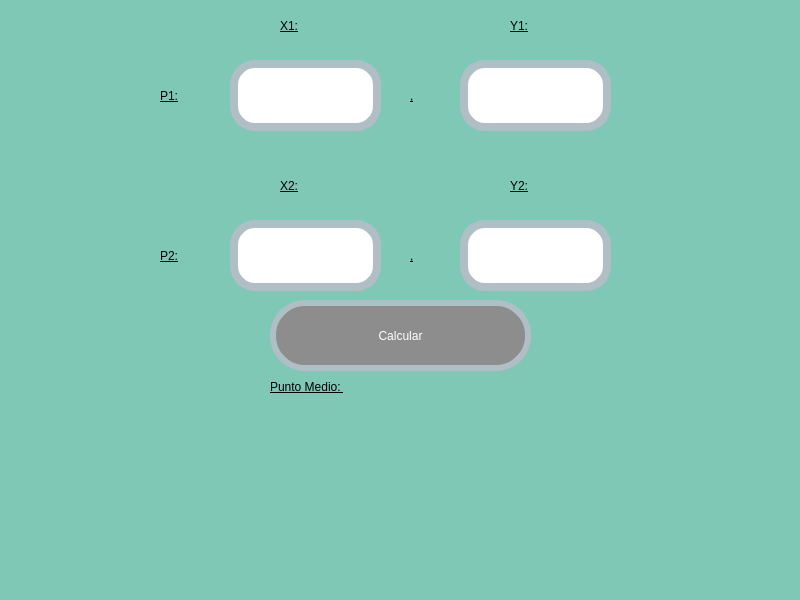
<?xml version="1.0" encoding="UTF-8"?>
<ui version="4.0">
 <class>MainWindow</class>
 <widget class="QMainWindow" name="MainWindow">
  <property name="geometry">
   <rect>
    <x>0</x>
    <y>0</y>
    <width>800</width>
    <height>600</height>
   </rect>
  </property>
  <property name="windowTitle">
   <string>MainWindow</string>
  </property>
  <property name="styleSheet">
   <string notr="true">background-color:rgb(127, 200, 182)</string>
  </property>
  <widget class="QWidget" name="centralwidget">
   <widget class="QLineEdit" name="txt_X1">
    <property name="geometry">
     <rect>
      <x>230</x>
      <y>60</y>
      <width>151</width>
      <height>71</height>
     </rect>
    </property>
    <property name="contextMenuPolicy">
     <enum>Qt::PreventContextMenu</enum>
    </property>
    <property name="whatsThis">
     <string/>
    </property>
    <property name="styleSheet">
     <string notr="true">background-color:rgb(255, 255, 255);
color:rgb(0, 0, 0);
border-radius:25px;
border:8px solid #B0BEC5;
font: 75 16pt &quot;MS Shell Dlg 2&quot;;
</string>
    </property>
    <property name="text">
     <string/>
    </property>
    <property name="maxLength">
     <number>32774</number>
    </property>
    <property name="cursorPosition">
     <number>0</number>
    </property>
    <property name="dragEnabled">
     <bool>false</bool>
    </property>
    <property name="readOnly">
     <bool>false</bool>
    </property>
    <property name="clearButtonEnabled">
     <bool>false</bool>
    </property>
   </widget>
   <widget class="QLabel" name="label_3">
    <property name="geometry">
     <rect>
      <x>160</x>
      <y>70</y>
      <width>51</width>
      <height>51</height>
     </rect>
    </property>
    <property name="styleSheet">
     <string notr="true">
text-decoration: underline;
font: 20pt &quot;Forte&quot;;
color:rgb(0, 0, 0)
</string>
    </property>
    <property name="text">
     <string>P1:</string>
    </property>
   </widget>
   <widget class="QLabel" name="Lbl_pm">
    <property name="geometry">
     <rect>
      <x>270</x>
      <y>380</y>
      <width>291</width>
      <height>101</height>
     </rect>
    </property>
    <property name="styleSheet">
     <string notr="true">text-align: top; 
text-decoration: underline;
font: 20pt &quot;Forte&quot;;
color:rgb(0, 0, 0)
</string>
    </property>
    <property name="text">
     <string>Punto Medio: </string>
    </property>
    <property name="alignment">
     <set>Qt::AlignLeading|Qt::AlignLeft|Qt::AlignTop</set>
    </property>
   </widget>
   <widget class="QPushButton" name="btn_Calcular">
    <property name="geometry">
     <rect>
      <x>270</x>
      <y>300</y>
      <width>261</width>
      <height>71</height>
     </rect>
    </property>
    <property name="styleSheet">
     <string notr="true">background-color:rgb(141, 141, 141);
font: 20pt &quot;Forte&quot;;
color:rgb(255, 255, 255);
border-radius:35px;
border:6px solid #B0BEC5;
</string>
    </property>
    <property name="text">
     <string>Calcular</string>
    </property>
   </widget>
   <widget class="QLabel" name="label_4">
    <property name="geometry">
     <rect>
      <x>280</x>
      <y>0</y>
      <width>51</width>
      <height>51</height>
     </rect>
    </property>
    <property name="styleSheet">
     <string notr="true">
text-decoration: underline;
font: 20pt &quot;Forte&quot;;
color:rgb(0, 0, 0)
</string>
    </property>
    <property name="text">
     <string>X1:</string>
    </property>
   </widget>
   <widget class="QLabel" name="label_7">
    <property name="geometry">
     <rect>
      <x>410</x>
      <y>70</y>
      <width>51</width>
      <height>51</height>
     </rect>
    </property>
    <property name="styleSheet">
     <string notr="true">
text-decoration: underline;
font: 20pt &quot;Forte&quot;;
color:rgb(0, 0, 0)
</string>
    </property>
    <property name="text">
     <string>,</string>
    </property>
   </widget>
   <widget class="QLineEdit" name="txt_Y1">
    <property name="geometry">
     <rect>
      <x>460</x>
      <y>60</y>
      <width>151</width>
      <height>71</height>
     </rect>
    </property>
    <property name="contextMenuPolicy">
     <enum>Qt::PreventContextMenu</enum>
    </property>
    <property name="whatsThis">
     <string/>
    </property>
    <property name="styleSheet">
     <string notr="true">background-color:rgb(255, 255, 255);
color:rgb(0, 0, 0);
border-radius:25px;
border:8px solid #B0BEC5;
font: 75 16pt &quot;MS Shell Dlg 2&quot;;
</string>
    </property>
    <property name="text">
     <string/>
    </property>
    <property name="maxLength">
     <number>32774</number>
    </property>
    <property name="cursorPosition">
     <number>0</number>
    </property>
    <property name="dragEnabled">
     <bool>false</bool>
    </property>
    <property name="readOnly">
     <bool>false</bool>
    </property>
    <property name="clearButtonEnabled">
     <bool>false</bool>
    </property>
   </widget>
   <widget class="QLabel" name="label_8">
    <property name="geometry">
     <rect>
      <x>510</x>
      <y>0</y>
      <width>51</width>
      <height>51</height>
     </rect>
    </property>
    <property name="styleSheet">
     <string notr="true">
text-decoration: underline;
font: 20pt &quot;Forte&quot;;
color:rgb(0, 0, 0)
</string>
    </property>
    <property name="text">
     <string>Y1:</string>
    </property>
   </widget>
   <widget class="QLabel" name="label_9">
    <property name="geometry">
     <rect>
      <x>410</x>
      <y>230</y>
      <width>51</width>
      <height>51</height>
     </rect>
    </property>
    <property name="styleSheet">
     <string notr="true">
text-decoration: underline;
font: 20pt &quot;Forte&quot;;
color:rgb(0, 0, 0)
</string>
    </property>
    <property name="text">
     <string>,</string>
    </property>
   </widget>
   <widget class="QLabel" name="label_10">
    <property name="geometry">
     <rect>
      <x>510</x>
      <y>160</y>
      <width>51</width>
      <height>51</height>
     </rect>
    </property>
    <property name="styleSheet">
     <string notr="true">
text-decoration: underline;
font: 20pt &quot;Forte&quot;;
color:rgb(0, 0, 0)
</string>
    </property>
    <property name="text">
     <string>Y2:</string>
    </property>
   </widget>
   <widget class="QLabel" name="label_6">
    <property name="geometry">
     <rect>
      <x>160</x>
      <y>230</y>
      <width>51</width>
      <height>51</height>
     </rect>
    </property>
    <property name="styleSheet">
     <string notr="true">
text-decoration: underline;
font: 20pt &quot;Forte&quot;;
color:rgb(0, 0, 0)
</string>
    </property>
    <property name="text">
     <string>P2:</string>
    </property>
   </widget>
   <widget class="QLineEdit" name="txt_X2">
    <property name="geometry">
     <rect>
      <x>230</x>
      <y>220</y>
      <width>151</width>
      <height>71</height>
     </rect>
    </property>
    <property name="contextMenuPolicy">
     <enum>Qt::PreventContextMenu</enum>
    </property>
    <property name="whatsThis">
     <string/>
    </property>
    <property name="styleSheet">
     <string notr="true">background-color:rgb(255, 255, 255);
color:rgb(0, 0, 0);
border-radius:25px;
border:8px solid #B0BEC5;
font: 75 16pt &quot;MS Shell Dlg 2&quot;;
</string>
    </property>
    <property name="text">
     <string/>
    </property>
    <property name="maxLength">
     <number>32774</number>
    </property>
    <property name="cursorPosition">
     <number>0</number>
    </property>
    <property name="dragEnabled">
     <bool>false</bool>
    </property>
    <property name="readOnly">
     <bool>false</bool>
    </property>
    <property name="clearButtonEnabled">
     <bool>false</bool>
    </property>
   </widget>
   <widget class="QLabel" name="label_11">
    <property name="geometry">
     <rect>
      <x>280</x>
      <y>160</y>
      <width>51</width>
      <height>51</height>
     </rect>
    </property>
    <property name="styleSheet">
     <string notr="true">
text-decoration: underline;
font: 20pt &quot;Forte&quot;;
color:rgb(0, 0, 0)
</string>
    </property>
    <property name="text">
     <string>X2:</string>
    </property>
   </widget>
   <widget class="QLineEdit" name="txt_Y2">
    <property name="geometry">
     <rect>
      <x>460</x>
      <y>220</y>
      <width>151</width>
      <height>71</height>
     </rect>
    </property>
    <property name="contextMenuPolicy">
     <enum>Qt::PreventContextMenu</enum>
    </property>
    <property name="whatsThis">
     <string/>
    </property>
    <property name="styleSheet">
     <string notr="true">background-color:rgb(255, 255, 255);
color:rgb(0, 0, 0);
border-radius:25px;
border:8px solid #B0BEC5;
font: 75 16pt &quot;MS Shell Dlg 2&quot;;
</string>
    </property>
    <property name="text">
     <string/>
    </property>
    <property name="maxLength">
     <number>32774</number>
    </property>
    <property name="cursorPosition">
     <number>0</number>
    </property>
    <property name="dragEnabled">
     <bool>false</bool>
    </property>
    <property name="readOnly">
     <bool>false</bool>
    </property>
    <property name="clearButtonEnabled">
     <bool>false</bool>
    </property>
   </widget>
  </widget>
  <widget class="QMenuBar" name="menubar">
   <property name="geometry">
    <rect>
     <x>0</x>
     <y>0</y>
     <width>800</width>
     <height>26</height>
    </rect>
   </property>
  </widget>
  <widget class="QStatusBar" name="statusbar"/>
 </widget>
 <resources/>
 <connections/>
</ui>
